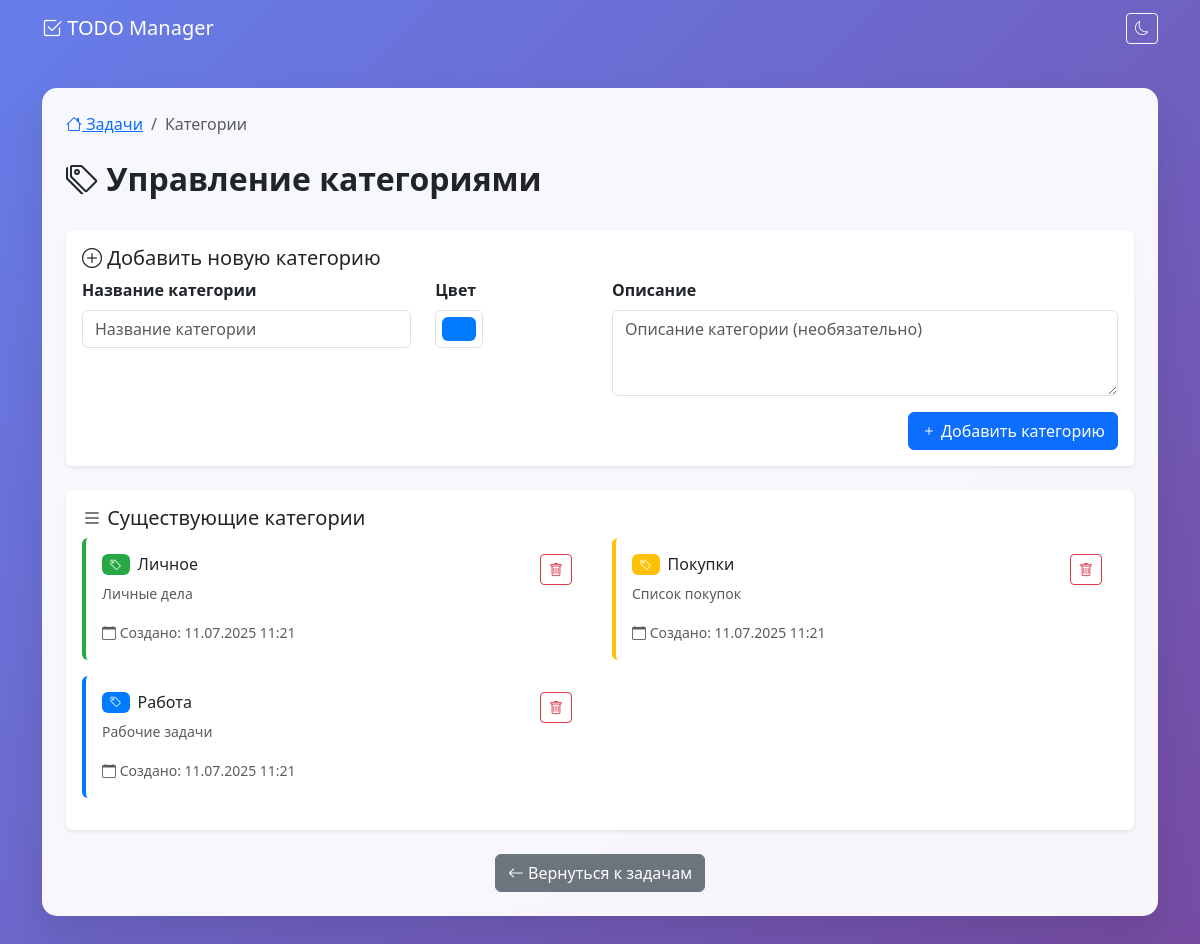
Screenshot of /todo/categories/ (signed in) with the database file from the repository.
### todo_list/models.py (models this page shows, shortened)
class Category(models.Model):
    name = models.CharField(max_length=100, verbose_name='Название')
    color = models.CharField(max_length=7, default='#007bff', verbose_name='Цвет')
    description = models.TextField(blank=True, verbose_name='Описание')
    user = models.ForeignKey(User, on_delete=models.CASCADE, verbose_name='Пользователь')
    created_at = models.DateTimeField(auto_now_add=True, verbose_name='Создано')
    class Meta:
        verbose_name = 'Категория'
        verbose_name_plural = 'Категории'
        ordering = ['name']
        unique_together = ['name', 'user']  # Уникальное имя категории для каждого пользователя

### todo_list/views.py (the view, shortened to what this page needs)
# urls.py: path('categories/', views.categories, name='categories'),
@login_required
def categories(request):
    categories = Category.objects.filter(user=request.user)
    form = CategoryForm()
    context = {
        'categories': categories,
        'form': form
    }
    return render(request, 'todo_list/categories.html', context)

### todo_list/forms.py
class CategoryForm(forms.ModelForm):
    class Meta:
        model = Category
        fields = ['name', 'color', 'description']
        widgets = {
            'name': forms.TextInput(attrs={
                'class': 'form-control',
                'placeholder': 'Название категории'
            }),
            'color': forms.TextInput(attrs={
                'type': 'color',
                'class': 'form-control form-control-color'
            }),
            'description': forms.Textarea(attrs={
                'class': 'form-control',
                'rows': 3,
                'placeholder': 'Описание категории (необязательно)'
            })
        }

### todo_list/templates/todo_list/categories.html (shortened to what this page needs)
{% extends 'todo_list/base.html' %}
{% block content %}
<div class="p-4">
    <nav aria-label="breadcrumb" class="mb-4">
        <ol class="breadcrumb">
            <li class="breadcrumb-item">
                <a href="{% url 'todo_list:index' %}">
                    <i class="bi bi-house"></i> Задачи
                </a>
            </li>
            <li class="breadcrumb-item active">Категории</li>
        </ol>
    </nav>
    <div class="row mb-4">
        <div class="col-md-8">
            <h1 class="h2 fw-bold">
                <i class="bi bi-tags"></i> Управление категориями
            </h1>
        </div>
    </div>
    <div class="card mb-4 border-0 shadow-sm">
        <div class="card-body">
            <h5 class="card-title">
                <i class="bi bi-plus-circle"></i> Добавить новую категорию
            </h5>
            <form method="post">
                <div class="row">
                    <div class="col-md-4 mb-3">
                        <label for="{{ form.name.id_for_label }}" class="form-label fw-bold">
                            Название категории
                        </label>
                        {{ form.name }}
                    </div>
                    <div class="col-md-2 mb-3">
                        <label for="{{ form.color.id_for_label }}" class="form-label fw-bold">
                            Цвет
                        </label>
                        {{ form.color }}
                    </div>
                    <div class="col-md-6 mb-3">
                        <label for="{{ form.description.id_for_label }}" class="form-label fw-bold">
                            Описание
                        </label>
                        {{ form.description }}
                    </div>
                </div>
                <div class="d-flex justify-content-end">
                    <button type="submit" class="btn btn-primary">
                        <i class="bi bi-plus"></i> Добавить категорию
                    </button>
                </div>
            </form>
        </div>
    </div>
    {% if categories %}
        <div class="card border-0 shadow-sm">
            <div class="card-body">
                <h5 class="card-title">
                    <i class="bi bi-list"></i> Существующие категории
                </h5>
                <div class="row">
                    {% for category in categories %}
                        <div class="col-md-6 mb-3">
                            <div class="card h-100 border-0" style="border-left: 4px solid {{ category.color }} !important;">
                                <div class="card-body">
                                    <div class="d-flex justify-content-between align-items-start">
                                        <div>
                                            <h6 class="card-title d-flex align-items-center">
                                                <span class="badge me-2" style="background-color: {{ category.color }};">
                                                    <i class="bi bi-tag"></i>
                                                </span>
                                                {{ category.name }}
                                            </h6>
                                            {% if category.description %}
                                                <p class="card-text text-muted small">{{ category.description }}</p>
                                            {% endif %}
                                            <small class="text-muted">
                                                <i class="bi bi-calendar"></i>
                                                Создано: {{ category.created_at|date:"d.m.Y H:i" }}
                                            </small>
                                        </div>
                                        <div>
                                            <a href="{% url 'todo_list:delete_category' category.id %}"
                                               class="btn btn-sm btn-outline-danger"
                                               title="Удалить категорию"
                                               onclick="return confirm('Вы уверены, что хотите удалить эту категорию? Все связанные задачи останутся без категории.')">
                                                <i class="bi bi-trash"></i>
                                            </a>
                                        </div>
                                    </div>
                                </div>
                            </div>
                        </div>
                    {% endfor %}
                </div>
            </div>
        </div>
    {% endif %}
    <div class="mt-4 text-center">
        <a href="{% url 'todo_list:index' %}" class="btn btn-secondary">
            <i class="bi bi-arrow-left"></i> Вернуться к задачам
        </a>
    </div>
</div>
{% endblock %}

### todo_list/templates/todo_list/base.html (style rules this page uses)
:root { --primary-color: #4f46e5; --secondary-color: #6b7280; --success-color: #059669; --danger-color: #dc2626; --warning-color: #d97706; }
body { background: linear-gradient(135deg, #667eea 0%, #764ba2 100%); min-height: 100vh; font-family: 'Segoe UI', Tahoma, Geneva, Verdana, sans-serif; }

### rows the page displays
Category: name "Личное", description "Личные дела", created_at "11.07.2025 11:21"
Category: name "Покупки", description "Список покупок", created_at "11.07.2025 11:21"
Category: name "Работа", description "Рабочие задачи", created_at "11.07.2025 11:21"
